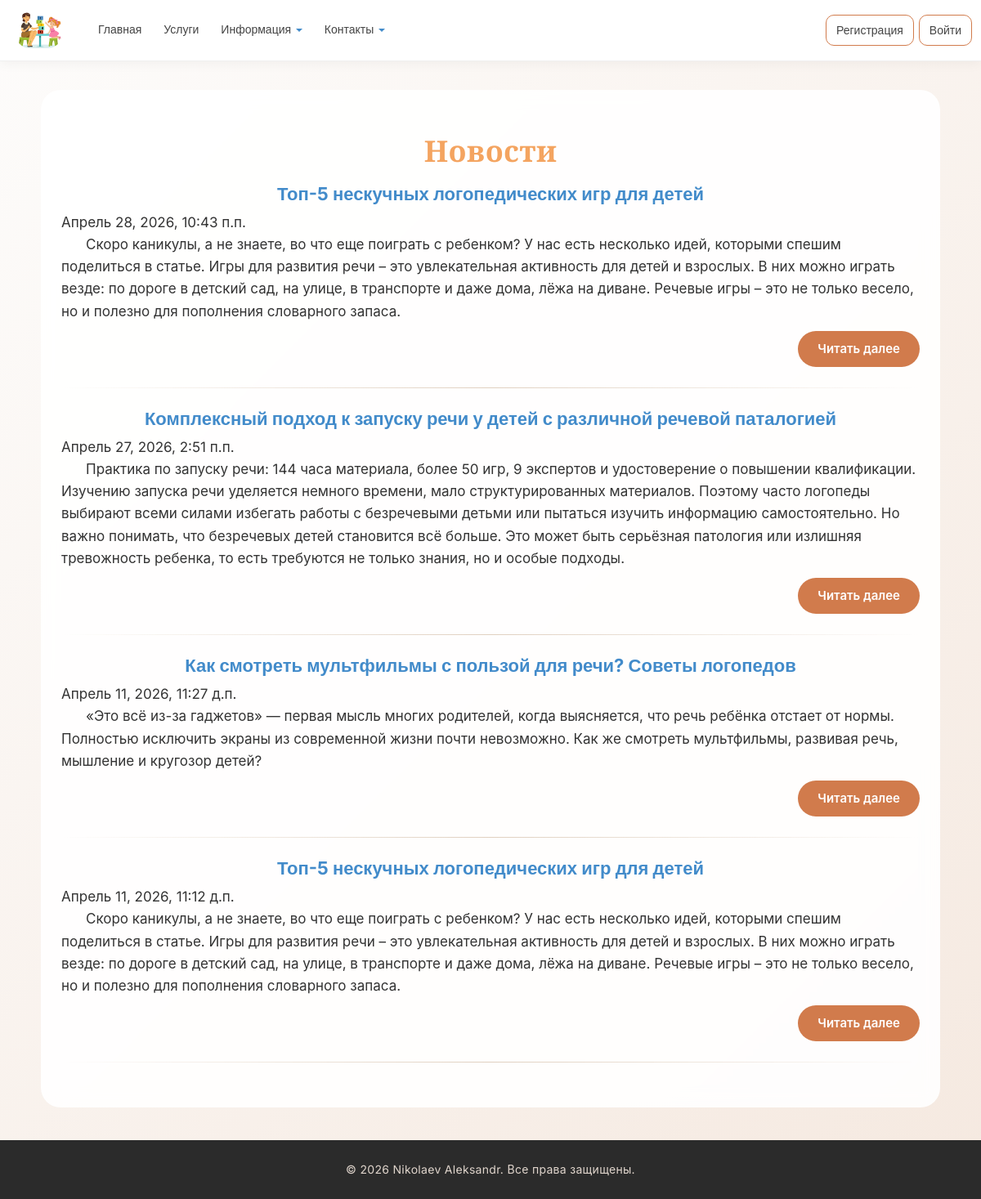
Page /blog/ on the earlier database version.
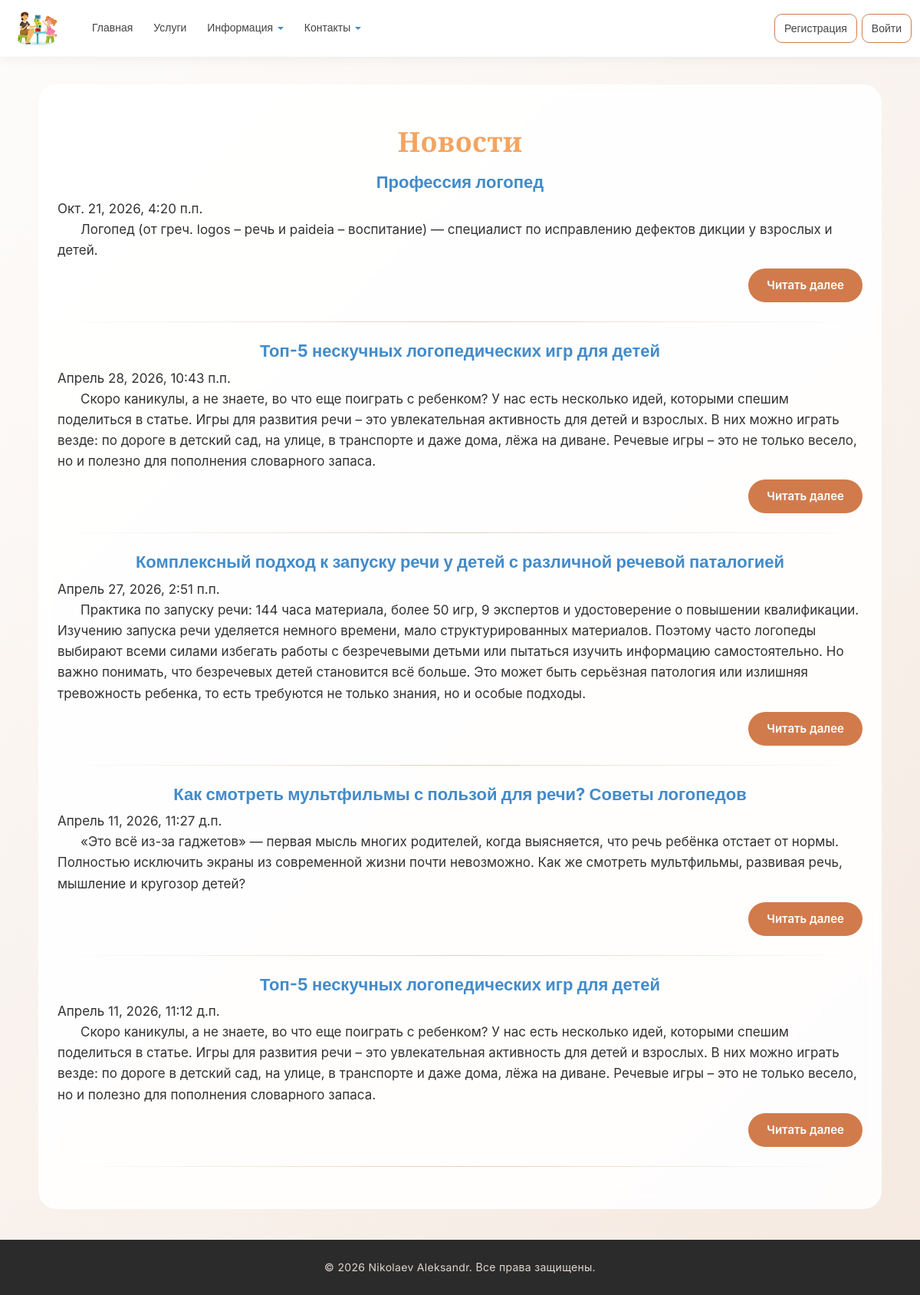
Same page on the later database version.
### app/models.py (models this page shows, shortened)
class Blog(models.Model):
    title = models.CharField(max_length=100, unique_for_date = "posted", verbose_name="Заголовок")
    description = models.TextField(verbose_name="Краткое содержание")
    content = models.TextField(verbose_name="Полное содержание")
    posted = models.DateTimeField(default=datetime.now, db_index = True, verbose_name= "Опубликована")
    author = models.ForeignKey(User, null = True, blank = True, on_delete = models.SET_NULL, verbose_name="Автор")
    image = models.FileField(default = 'temp.jpg', verbose_name = "Путь к картинке")
    class Meta:
        db_table = "Posts"
        ordering = ["-posted"]
        verbose_name = "статья блога"
        verbose_name_plural = "cтатья блога"

### app/views.py (the view)
# urls.py: path('blog/', views.blog, name='blog'),
def blog(request): #+
    posts = Blog.objects.all()
    return render(
        request,
        'app/blog/blog.html',
        {
            'title':'Новости',
            'posts': posts,
            'year': datetime.now().year,
        }
    )

### app/templates/app/blog/blog.html (shortened to what this page needs)
{% extends "app/layout.html" %}
{% load static %}
{% block content %}
<h2 class="title">{{ title }}</h2>
{% for post in posts %}
<div class="mb-4">
    <h2 class="subtitle text-center">{{ post.title }}</h2>
    <div class="description">
        {{ post.posted }}
    </div>
    <p class="description text-indent mt-3">{{ post.description }}</p>
    <div class="text-right">
        <a class="btn-base btn-brand" href="{% url 'blogpost' parametr=post.id %}">Читать далее</a>
    </div>
</div>
<hr>
{% empty %}
<p class="description">Статей пока нет.</p>
{% endfor %}
{% endblock %}

### app/templates/app/layout.html (shortened to what this page needs)
<!DOCTYPE html>
<html>
<head>
    {% load static %}
    <link rel="stylesheet" type="text/css" href="{% static 'app/content/bootstrap.min.css' %}" />
    <link rel="stylesheet" type="text/css" href="{% static 'app/content/site.css' %}" />
</head>
<body>
    <div class="navbar navbar-fixed-top">
        <div class="container menu content-wrapper">
            <a href="/" class="navbar-brand">
                <img class="img" src="{% static 'app/content/Логотип.png' %}" alt="logo" />
            </a>
            <div class="navbar-collapse collapse">
                <ul class="nav navbar-nav">
                    <li><a href="{% url 'home' %}">Главная</a></li>
                    <li><a href="{% url 'catalog' %}">Услуги</a></li>
                    <li class="dropdown">
                        <a href="#" class="dropdown-toggle" data-toggle="dropdown">Информация <b class="caret"></b></a>
                    </li>
                    <li class="dropdown">
                        <a href="#" class="dropdown-toggle" data-toggle="dropdown">Контакты <b class="caret"></b></a>
                    </li>
                </ul>
                <ul class="nav navbar-nav navbar-right">
                    {% if not user.is_authenticated %}
                    <li><a href="{% url 'registration' %}">Регистрация</a></li>
                    {% endif %}
                    <li>{% include 'app/auth/loginpartial.html' %}</li>
                </ul>
            </div>
        </div>
    </div>
    <div class="container body content-wrapper">
        {% block content %}{% endblock %}
    </div>
    <footer class="footer-container">
        <div class="container">
            <p class="description">&copy; {% now "Y" %} Nikolaev Aleksandr. Все права защищены.</p>
        </div>
    </footer>
</body>
</html>

### app/templates/app/auth/loginpartial.html (shortened to what this page needs)
{% if user.is_authenticated %}
<form id="logoutForm" action="/logout/" method="post" class="navbar-right">
    {% csrf_token %}
    <ul class="nav navbar-nav navbar-right">
        <li><span class="navbar-brand">Привет {{ user.username }}!</span></li>
        <li><a href="javascript:document.getElementById('logoutForm').submit()">Выйти</a></li>
    </ul>
</form>
{% else %}
<ul class="nav navbar-nav navbar-right">
    <li><a href="{% url 'login' %}">Войти</a></li>
</ul>
{% endif %}

### app/static/app/content/site.css (style rules this page uses)
* { margin: 0; padding: 0; box-sizing: border-box; font-family: 'Inter', -apple-system, BlinkMacSystemFont, 'Segoe UI', Roboto, sans-serif; }
body { font-weight: 400; background: linear-gradient(135deg, #fdfcfb 0%, #f5e9e0 100%); display: flex; flex-direction: column; min-height: 100vh; padding-top: 70px; color: #2d2d2d; line-height: 1.6; }
.container.body { flex: 1 0 auto; width: 100%; max-width: 1100px; margin: 0 auto; padding: 30px 25px; margin-top: 40px; }
.content-wrapper { background: rgba(255, 255, 255, 0.9); backdrop-filter: blur(10px); border-radius: 24px; padding: 25px; }
.title { font-family: 'Playfair Display', serif; font-weight: 700; text-align: center; margin: 25px 0 20px; color: sandybrown; font-size: 36px; letter-spacing: 0.3px; }
.subtitle { font-family: 'Inter', sans-serif; font-size: 22px; font-weight: 700; margin: 18px 0 10px; color: #428bca; transition: color 0.3s ease; }
p, .description, li { font-size: 17px; font-weight: 400; line-height: 1.6; color: #333; }
img { max-width: 100%; height: auto; border-radius: 16px; }
.navbar { background: rgba(255, 255, 255, 0.97); backdrop-filter: blur(15px); box-shadow: 0 2px 15px rgba(0,0,0,0.05); border-bottom: 1px solid rgba(0,0,0,0.06); min-height: 70px; display: flex; align-items: center; position: fixed; top: 0; left: 0; right: 0; z-index: 1000; }
.navbar .container.menu { display: flex; align-items: center; justify-content: space-between; width: 100%; max-width: 1200px; margin: 0 auto; padding: 0 20px; flex-wrap: nowrap; }
.navbar-brand { display: flex; align-items: center; flex-shrink: 0; }
.navbar-brand img.img { width: 55px; height: auto; }
.navbar-collapse { display: flex; align-items: center; justify-content: center; flex-grow: 1; margin-left: 20px; gap: 30px; }
.nav.navbar-nav { display: flex; gap: 3px; list-style: none; flex-wrap: wrap; align-items: center; margin: 0; }
.nav.navbar-nav li a { font-family: 'Inter', sans-serif; font-weight: 500; font-size: 14px; color: #444; padding: 8px 12px; border-radius: 10px; text-decoration: none; transition: all 0.2s ease; white-space: nowrap; }
.navbar-right { display: flex; align-items: center; gap: 10px; list-style: none; margin: 0; padding: 0; flex-shrink: 0; white-space: nowrap; }
.navbar-right li a { font-family: 'Inter', sans-serif; font-weight: 500; font-size: 14px; padding: 8px 14px; border-radius: 20px; text-decoration: none; border: 1px solid #d17b4c; transition: all 0.2s ease; white-space: nowrap; }
.btn-base { border: none; padding: 10px 24px; border-radius: 30px; font-weight: 600; font-size: 15px; cursor: pointer; transition: all 0.2s ease; text-decoration: none; display: inline-block; text-align: center; }
.btn-brand { background: #d17b4c; color: white !important; }
a { text-decoration: none; }
.text-indent { text-indent: 30px; }
.footer-container { flex-shrink: 0; background: #2b2b2b; padding: 25px 20px; margin-top: 40px; text-align: center; color: #e0d5cc; font-size: 14px; font-weight: 400; letter-spacing: 0.3px; }
.footer-container p { color: inherit; margin: 0; font-size: 14px; }
hr { border: 0; height: 1px; background: linear-gradient(to right, transparent, #e0d0c0, transparent); margin: 25px 0; }

Differences in the rows shown:
added Blog: title "Профессия логопед", posted "Окт. 21, 2026, 4:20 п.п.", description "Логопед (от греч. logos – речь и paideia – воспитание) — специалист по исправлению дефектов дикции у взрослых и детей."
